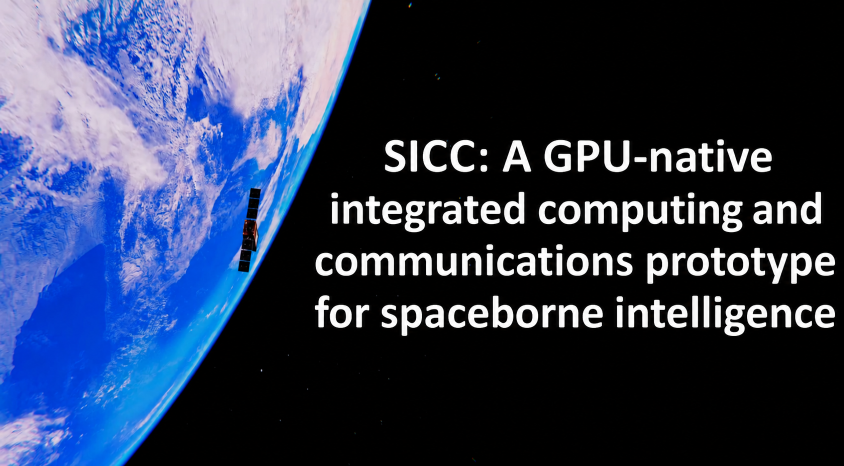
#> input picture SICC.png, 1688 x 932 px (shown at 1/2 size)
$ python rs_ai_render_frame_folder_video.py --input-dir ../../../.. --output out.png
#> lines starting #> are read from the running program, lines starting #| are printed output that depends on the picture; after the words box and inside, x2 and y2 are one past the last pixel; in counts of white or black regions, pixels touching at a corner belong together
#!/usr/bin/env python3
from __future__ import annotations

import argparse
from pathlib import Path

import cv2
import numpy as np


IMAGE_EXTS = {".png", ".jpg", ".jpeg", ".bmp"}


def main() -> int:
    parser = argparse.ArgumentParser(description="Render a sorted image folder into a fixed-size MP4 video.")
    parser.add_argument("--input-dir", required=True)
    parser.add_argument("--output", required=True)
    parser.add_argument("--fps", type=float, default=2.0)
    parser.add_argument("--width", type=int, default=1280)
    parser.add_argument("--height", type=int, default=720)
    parser.add_argument("--pattern", default="*")
    parser.add_argument("--title", default="")
    args = parser.parse_args()

    input_dir = Path(args.input_dir)
    output = Path(args.output)
    frames = sorted(p for p in input_dir.glob(args.pattern) if p.suffix.lower() in IMAGE_EXTS)
    if not frames:
        raise FileNotFoundError(f"No image frames found under {input_dir} with pattern {args.pattern}")
    output.parent.mkdir(parents=True, exist_ok=True)

    writer = cv2.VideoWriter(
        str(output),
        cv2.VideoWriter_fourcc(*"mp4v"),
        args.fps,
        (args.width, args.height),
    )
    if not writer.isOpened():
        raise RuntimeError(f"Failed to open video writer: {output}")

    for idx, frame_path in enumerate(frames):
        image = cv2.imread(str(frame_path), cv2.IMREAD_COLOR)
#> image is the input picture: shape (932, 1688, 3); mean B, G, R 82.6, 56.7, 45.9
        if image is None:
            raise RuntimeError(f"Failed to read image: {frame_path}")
        canvas = _letterbox(image, args.width, args.height)
        label = f"{idx + 1:03d}/{len(frames):03d}  {frame_path.stem}"
        _draw_caption(canvas, label, args.title)
        writer.write(canvas)
    writer.release()
    print(f"[RS-AI] video={output}")
    print(f"[RS-AI] frames={len(frames)} fps={args.fps} size={args.width}x{args.height}")
    return 0


def _letterbox(image: np.ndarray, width: int, height: int) -> np.ndarray:
#> called with width = 1280, height = 720
    ih, iw = image.shape[:2]
#> ih = 932; iw = 1688
    scale = min(width / iw, height / ih)
#> scale = 0.758
    nw = max(1, int(round(iw * scale)))
#> nw = 1280
    nh = max(1, int(round(ih * scale)))
#> nh = 707
    resized = cv2.resize(image, (nw, nh), interpolation=cv2.INTER_AREA)
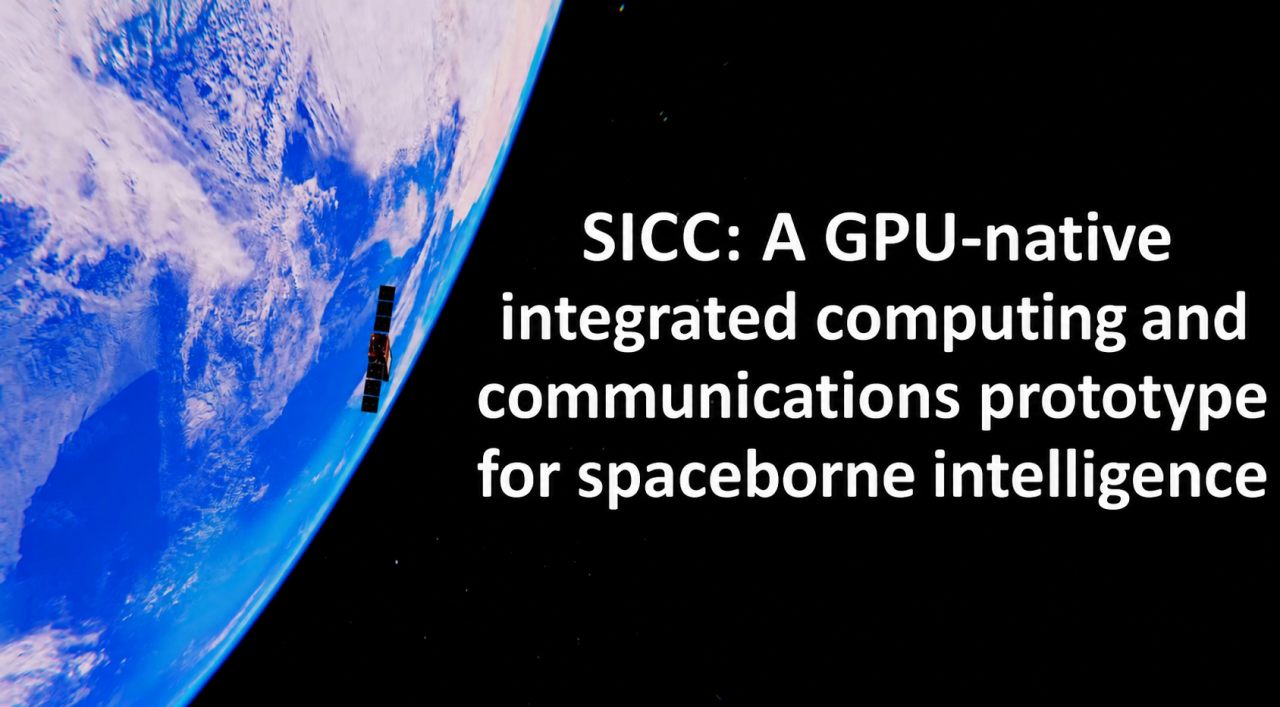
#> resized: shape (707, 1280, 3); mean B, G, R 82.6, 56.7, 45.9
    canvas = np.full((height, width, 3), 18, dtype=np.uint8)
    x0 = (width - nw) // 2
#> x0 = 0
    y0 = (height - nh) // 2
#> y0 = 6
    canvas[y0 : y0 + nh, x0 : x0 + nw] = resized
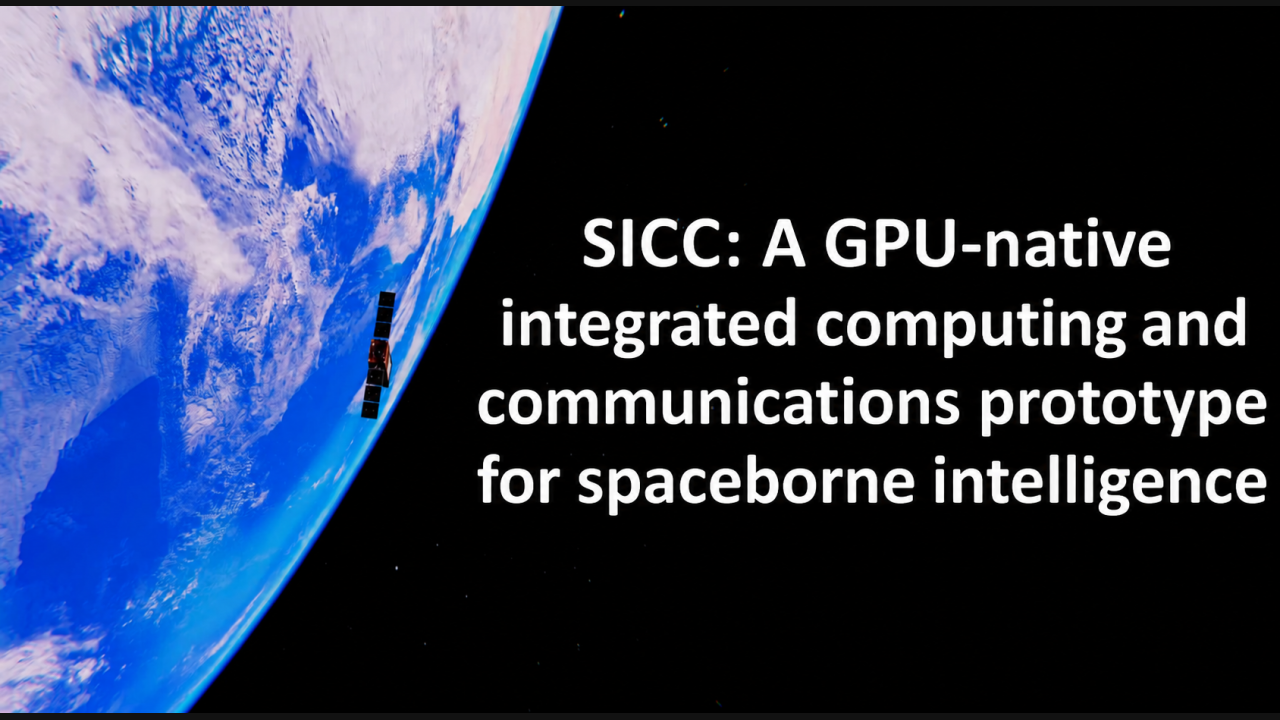
#> canvas: shape (720, 1280, 3); mean B, G, R 81.5, 56, 45.4
    return canvas


def _draw_caption(canvas: np.ndarray, label: str, title: str) -> None:
#> called with label = '001/002  SICC', title = ''
    overlay = canvas.copy()
    cv2.rectangle(overlay, (0, 0), (canvas.shape[1], 56), (0, 0, 0), -1)
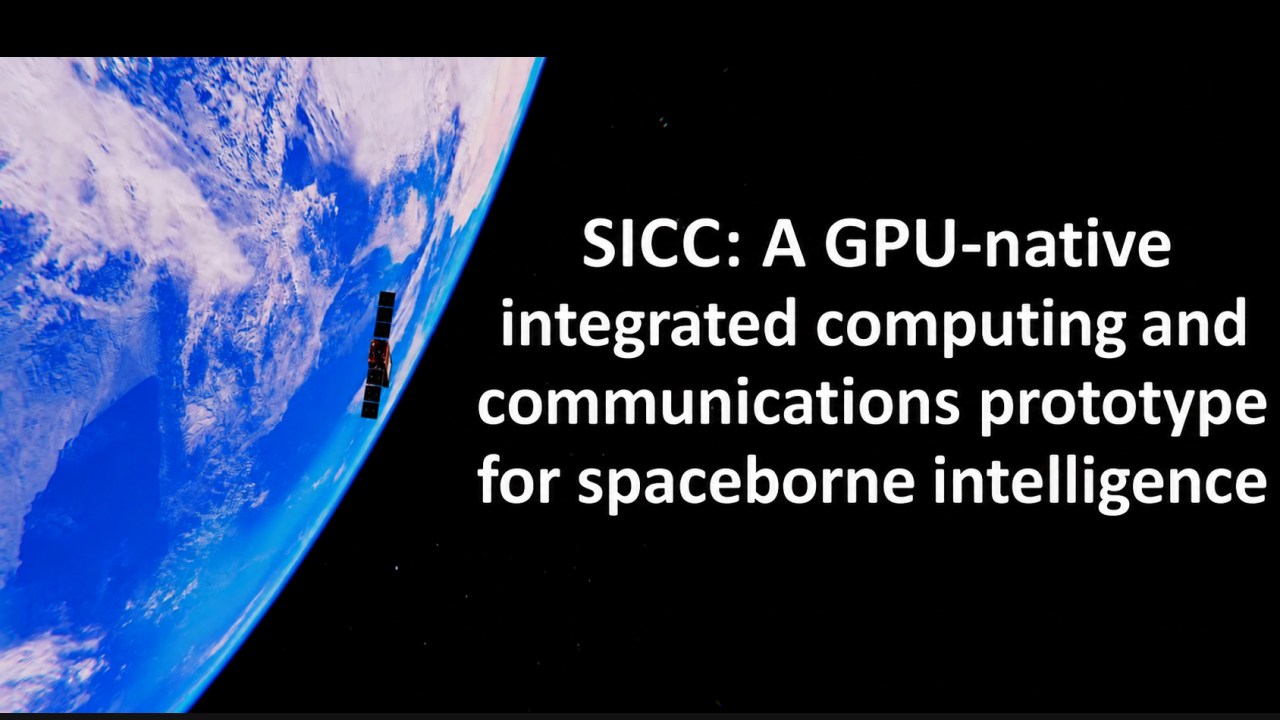
#> overlay: shape (720, 1280, 3); 4.73% of pixels changed, all inside (x1, y1, x2, y2) = (0, 0, 1280, 57)
    cv2.addWeighted(overlay, 0.45, canvas, 0.55, 0.0, dst=canvas)
    text = f"{title}  {label}" if title else label
    cv2.putText(canvas, text, (18, 36), cv2.FONT_HERSHEY_SIMPLEX, 0.72, (255, 255, 255), 2, cv2.LINE_AA)
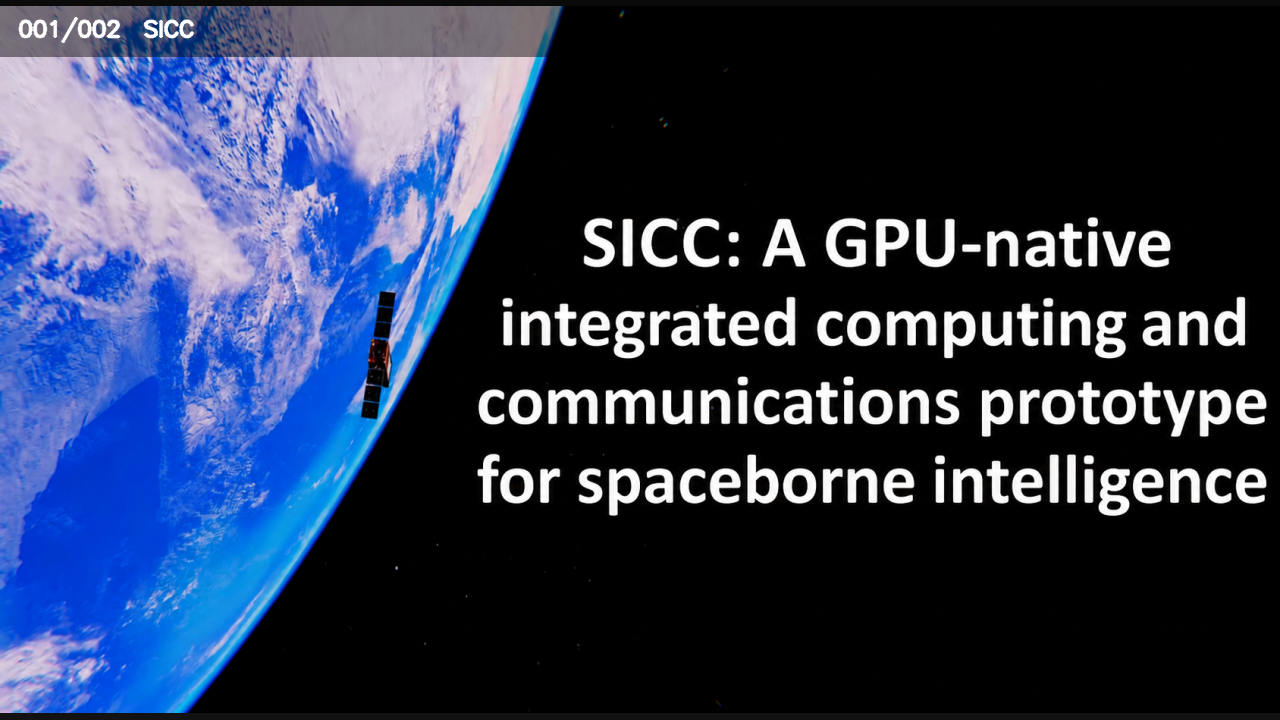
#> canvas: shape (720, 1280, 3); mean B, G, R 78.7, 53.7, 43.2
#> pass 2 of the loop in main, `for idx, frame_path in enumerate(frames):`:
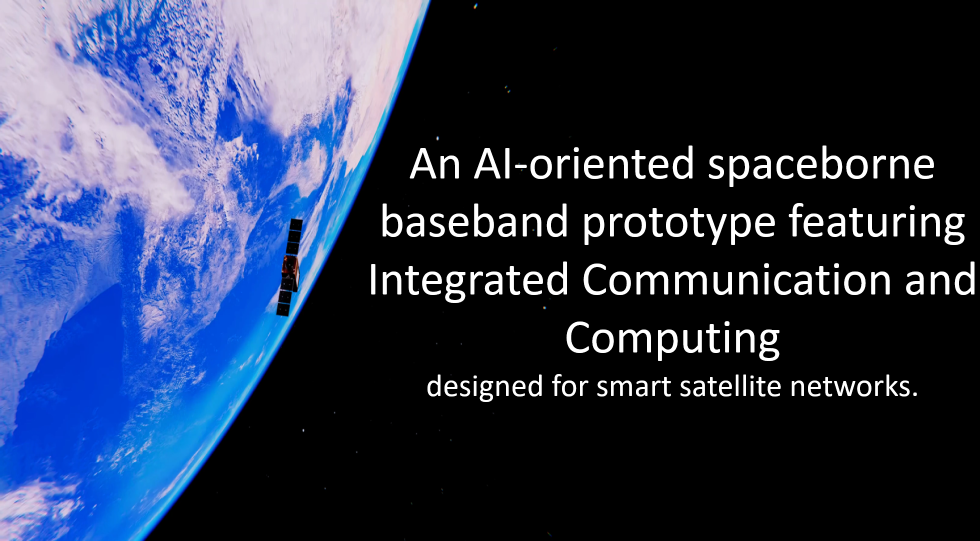
#> input picture spaceborne_intelligent_baseband_title.png, 1959 x 1081 px (shown at 1/2 size)
#> in main, image is the input picture: shape (1081, 1959, 3); mean B, G, R 77.5, 52, 41.5
#> resized: shape (706, 1280, 3)
#> in _draw_caption (call 2), `cv2.rectangle(overlay, (0, 0), (canvas.shape[1], 56), (0, 0, 0), -1)`:
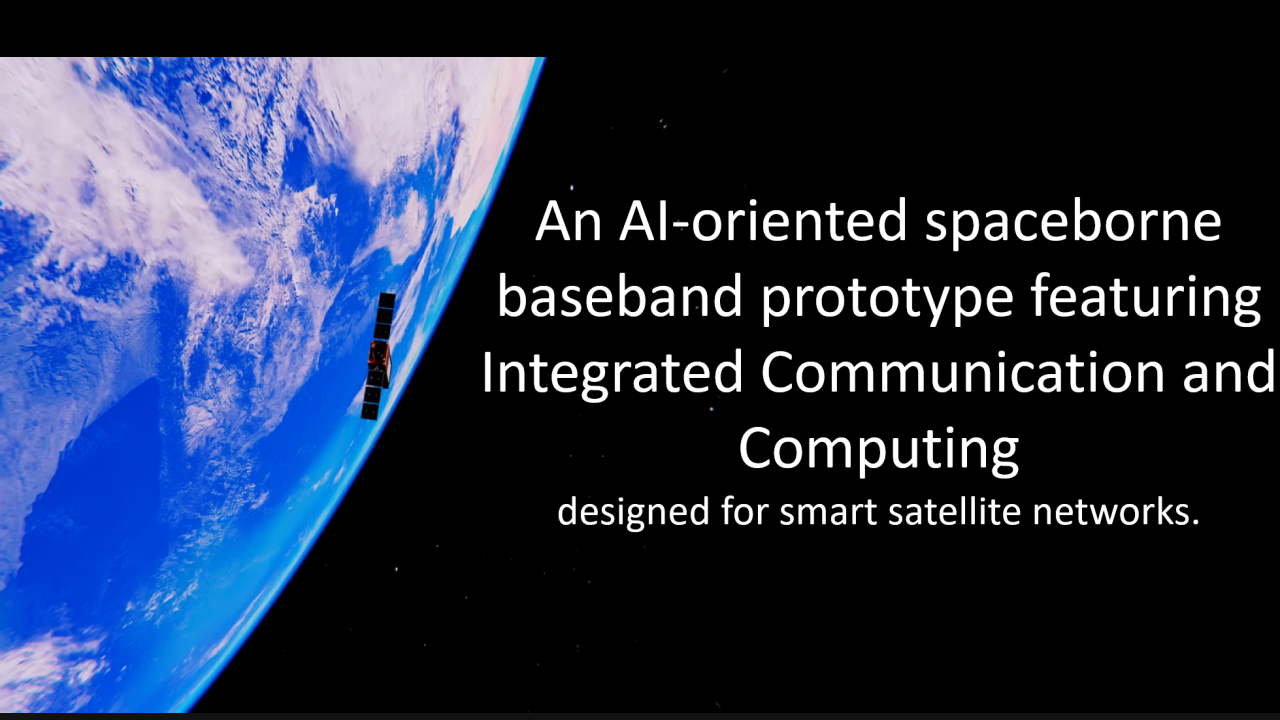
#> overlay: shape (720, 1280, 3); mean B, G, R 69.8, 45.8, 35.5
#> in _draw_caption (call 2), `cv2.putText(canvas, text, (18, 36), cv2.FONT_HERSHEY_SIMPLEX, 0.72, (2..`:
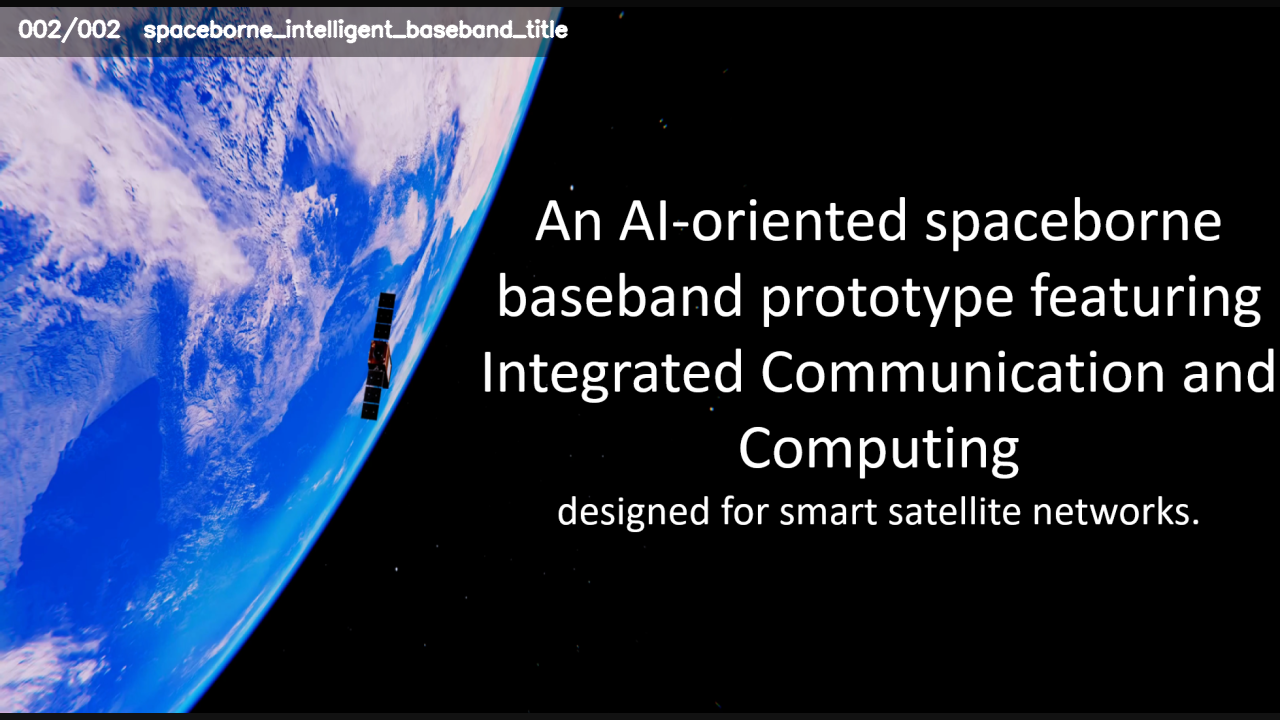
#> canvas: shape (720, 1280, 3); mean B, G, R 74.1, 49.6, 39.3


if __name__ == "__main__":
    raise SystemExit(main())
#> (the program exits here)
